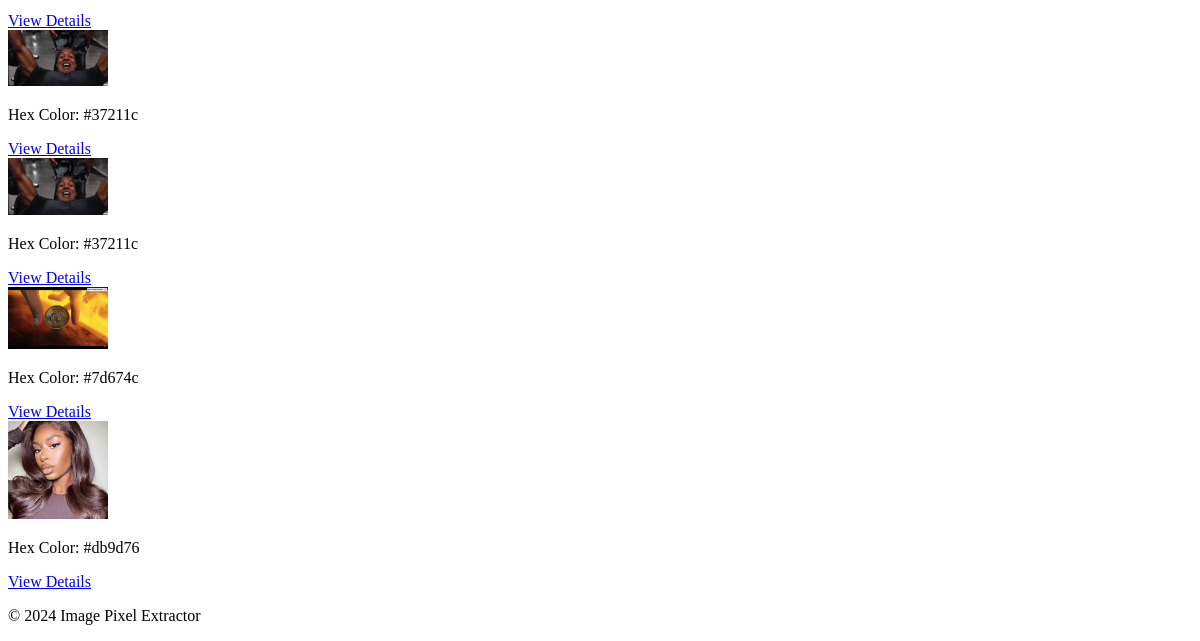
Before: / (lower part) with the older database file.
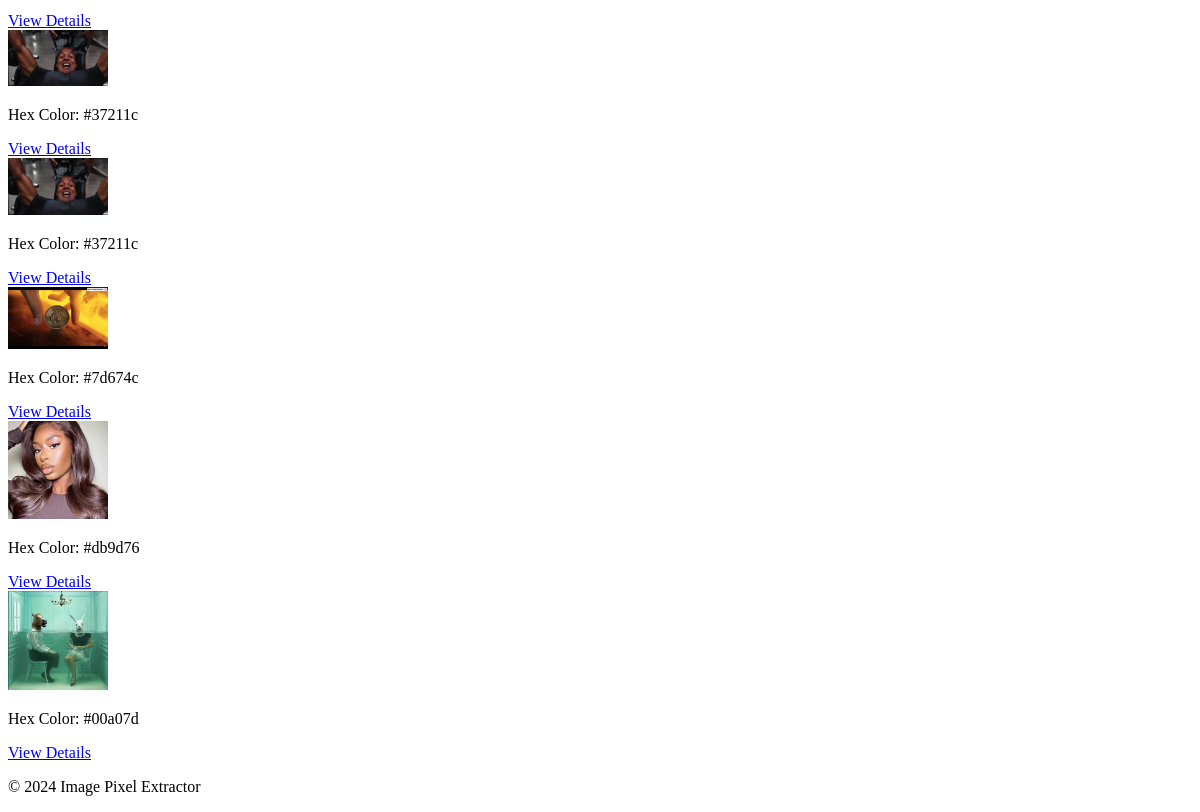
After: the same page with the newer database file.
### pixels/models.py (models this page shows, shortened)
class ImageColor(models.Model):
    image = models.ImageField(upload_to='uploads/')
    hex_color = models.CharField(max_length=7)

### pixels/views.py (the view)
# urls.py: path('', views.image_list, name='image_list'), #Root path
def image_list(request):
    images = ImageColor.objects.all()
    return render(request, 'pixels/image_list.html', {'images': images})

### pixels/templates/pixels/image_list.html (shortened to what this page needs)
{% extends "base.html" %}
{% load static %}
{% block content %}
    {% for image in images %}
    <div class="image-container">
        <img src="{{ image.image.url }}" alt="Uploaded Image" style="width: 100px; height: auto;">
        <p>Hex Color: {{ image.hex_color }}</p>
        <a href="{% url 'pixels:image_detail' image.id %}">View Details</a>
    </div>
    {% endfor %}
{% endblock %}

Changed rows visible on the page:
added ImageColor: image (picture), hex_color "#00a07d"
